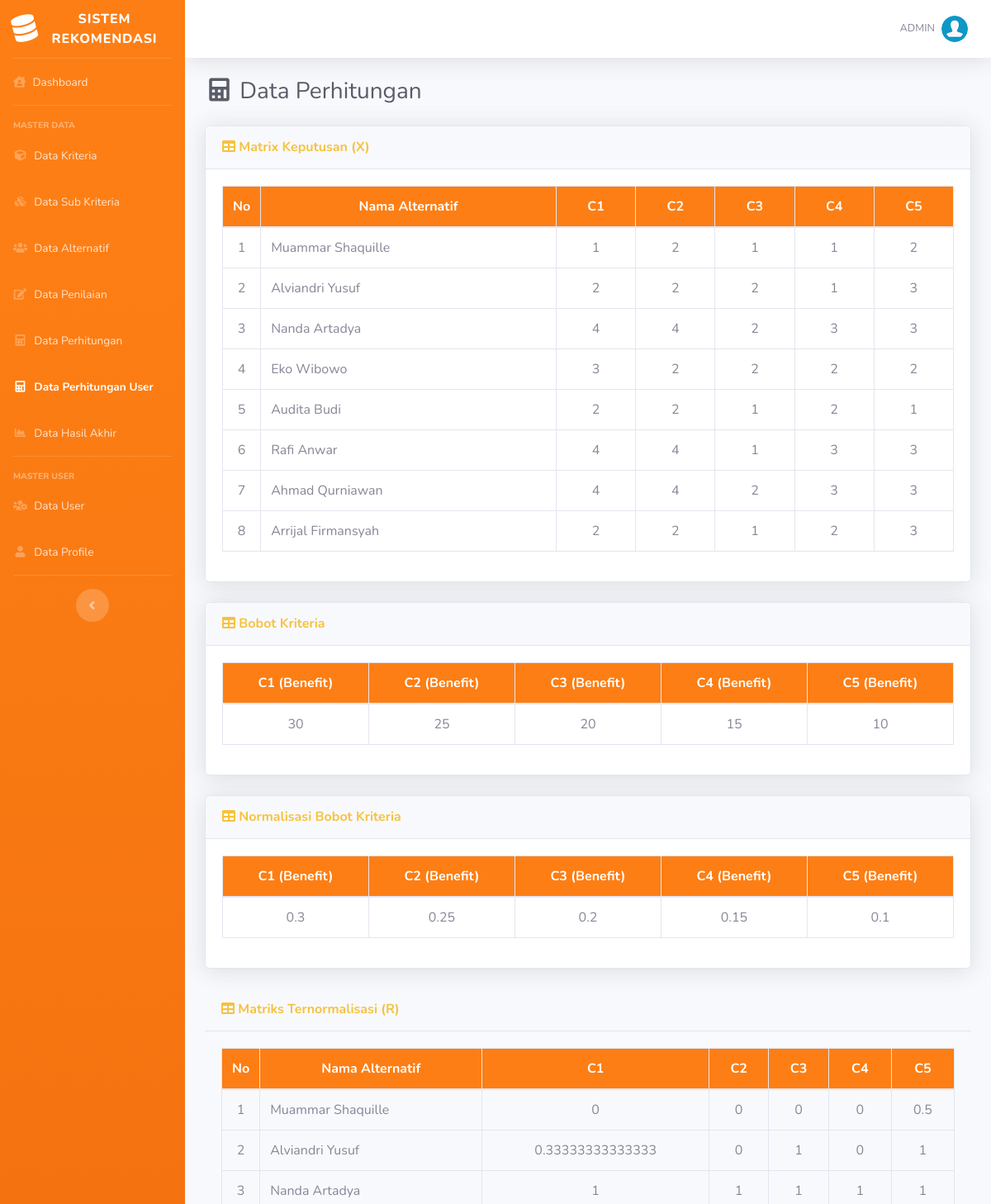
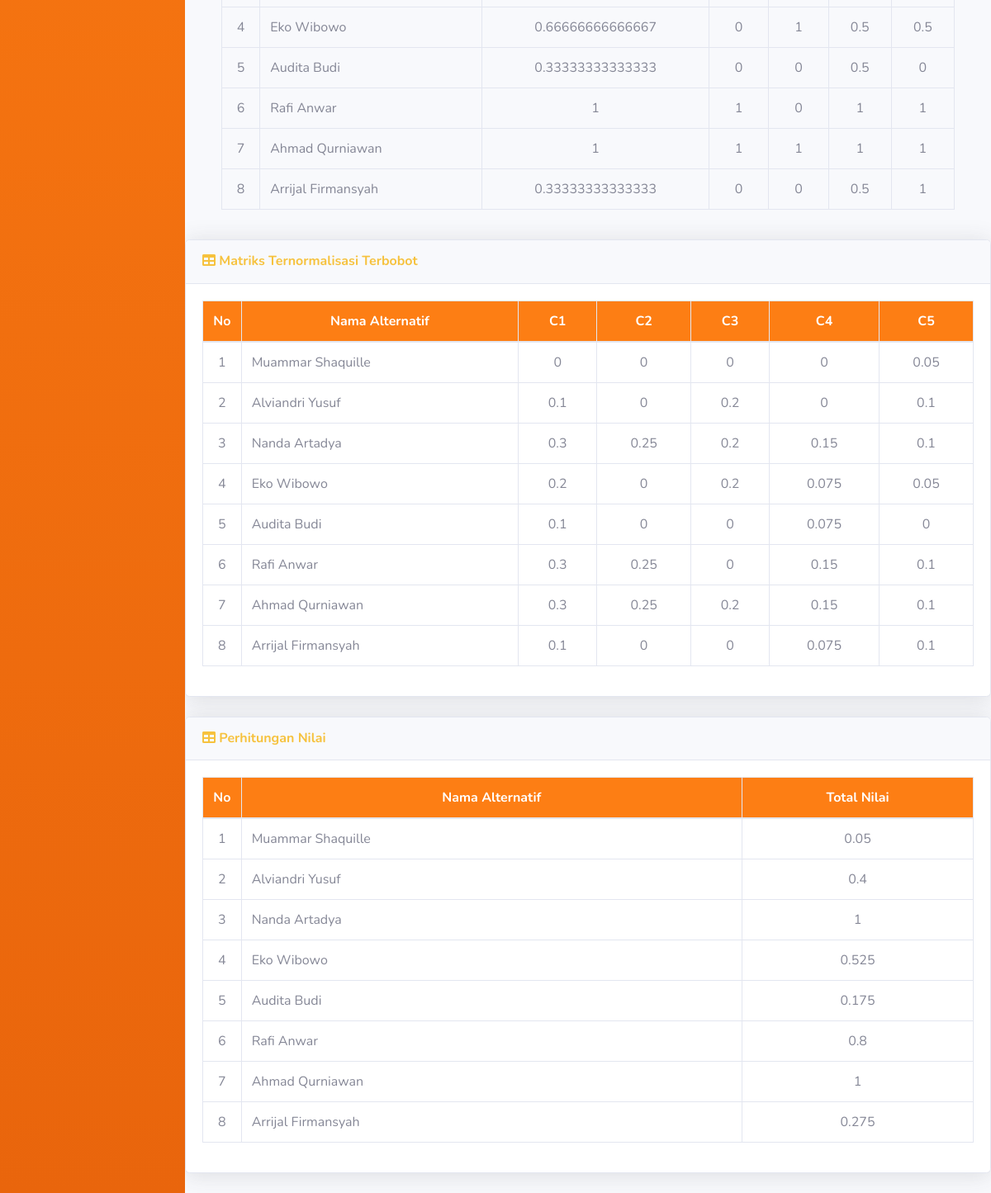
Page /perhitungan_user.php (signed in) on the committed database (2 pictures, top to bottom).
### tables this page shows
CREATE TABLE `kriteria` (
  `id_kriteria` int(11) NOT NULL,
  `kode_kriteria` varchar(10) NOT NULL,
  `nama` varchar(200) NOT NULL,
  `type` enum('Benefit','Cost') NOT NULL,
  `bobot` float NOT NULL,
  `ada_pilihan` tinyint(1) DEFAULT NULL
);

CREATE TABLE `alternatif_user` (
  `id_alternatif_user` int(11) NOT NULL,
  `nama` varchar(100) NOT NULL,
  `id_user` int(11) NOT NULL
);

### includes/functions.php (called while the page is built, shortened)
<?php
function get_role() {
    if (isset($_SESSION['user_id']) && isset($_SESSION['role'])) {
        if ($_SESSION['role'] == '1') {
            return 'admin';
        } else {
            return 'user';
        }
    } else {
        return false;
    }
}

### perhitungan_user.php (the view, shortened to what this page needs)
<?php
require_once('includes/init.php');
$user_role = get_role();
if ($user_role === 'admin' || $user_role === 'user') {
    require_once('template/header.php');
    mysqli_query($koneksi, "TRUNCATE TABLE hasil_user;");
$kriterias = array();
$q0 = mysqli_query($koneksi,"SELECT SUM(bobot) as total FROM kriteria");
$total_b = mysqli_fetch_array($q0);
$q1 = mysqli_query($koneksi,"SELECT * FROM kriteria ORDER BY kode_kriteria ASC");
while($krit = mysqli_fetch_array($q1)){
    $kriterias[$krit['id_kriteria']]['id_kriteria'] = $krit['id_kriteria'];
    $kriterias[$krit['id_kriteria']]['kode_kriteria'] = $krit['kode_kriteria'];
    $kriterias[$krit['id_kriteria']]['nama'] = $krit['nama'];
    $kriterias[$krit['id_kriteria']]['type'] = $krit['type'];
    $kriterias[$krit['id_kriteria']]['bobot'] = $krit['bobot'];
    $kriterias[$krit['id_kriteria']]['ada_pilihan'] = $krit['ada_pilihan'];
    $kriterias[$krit['id_kriteria']]['normalisasi'] = $krit['bobot']/$total_b['total'];
}
$alternatifs = array();
$q2 = mysqli_query($koneksi,"SELECT * FROM alternatif_user");
while($alt = mysqli_fetch_array($q2)){
    $alternatifs[$alt['id_alternatif_user']]['id_alternatif_user'] = $alt['id_alternatif_user'];
    $alternatifs[$alt['id_alternatif_user']]['nama'] = $alt['nama'];
}
$matriks_x = array();
foreach($kriterias as $kriteria):
    foreach($alternatifs as $alternatif):
        $id_alternatif_user = $alternatif['id_alternatif_user'];
        $id_kriteria = $kriteria['id_kriteria'];
        if($kriteria['ada_pilihan']==1){
            $q4 = mysqli_query($koneksi,"SELECT sub_kriteria.nilai FROM penilaian_user JOIN sub_kriteria WHERE penilaian_user.nilai=sub_kriteria.id_sub_kriteria AND penilaian_user.id_alternatif_user='$alternatif[id_alternatif_user]' AND penilaian_user.id_kriteria='$kriteria[id_kriteria]'");
            $data = mysqli_fetch_array($q4);
            $nilai = $data['nilai'];
        }else{
            $q4 = mysqli_query($koneksi,"SELECT nilai FROM penilaian_user WHERE id_alternatif_user='$alternatif[id_alternatif_user]' AND id_kriteria='$kriteria[id_kriteria]'");
            $data = mysqli_fetch_array($q4);
            $nilai = $data['nilai'];
        }
        $matriks_x[$id_kriteria][$id_alternatif_user] = $nilai;
    endforeach;
endforeach;
$nilai_u = array();
foreach ($kriterias as $kriteria):
    foreach ($alternatifs as $alternatif):
        $id_alternatif = $alternatif['id_alternatif_user'];
        $id_kriteria = $kriteria['id_kriteria'];
        $nilai = $matriks_x[$id_kriteria][$id_alternatif];
        $type_kriteria = $kriteria['type'];
        $nilai_max = @(max($matriks_x[$id_kriteria]));
        $nilai_min = @(min($matriks_x[$id_kriteria]));
        if ($nilai_max == $nilai_min) {
            $u = 0;
        } else {
            if ($type_kriteria == 'Benefit'):
                $u = ($nilai - $nilai_min) / ($nilai_max - $nilai_min);
            elseif ($type_kriteria == 'Cost'):
                $u = ($nilai_max - $nilai) / ($nilai_max - $nilai_min);
            endif;
        }
        $nilai_u[$id_kriteria][$id_alternatif] = $u;
    endforeach;
endforeach;
$nilai_ub = array();
foreach($kriterias as $kriteria):
    foreach($alternatifs as $alternatif):
        $id_alternatif_user = $alternatif['id_alternatif_user'];
        $id_kriteria = $kriteria['id_kriteria'];
        $u = $nilai_u[$id_kriteria][$id_alternatif_user];
        $normalisasi = $kriteria['normalisasi'];
        $nilai_ub[$id_kriteria][$id_alternatif_user] = $u*$normalisasi;
    endforeach;
endforeach;
$perhitungan = array();
foreach($alternatifs as $alternatif):
    $nilai_total = 0;
    foreach($kriterias as $kriteria):
        $normalisasi = $kriteria['normalisasi'];
        $id_alternatif_user = $alternatif['id_alternatif_user'];
        $id_kriteria = $kriteria['id_kriteria'];
        $u = $nilai_u[$id_kriteria][$id_alternatif_user];
        $nilai_total += $normalisasi * $u;
    endforeach;
    $perhitungan[$alternatif['id_alternatif_user']]['id_alternatif_user'] = $alternatif['id_alternatif_user'];
    $perhitungan[$alternatif['id_alternatif_user']]['nama'] = $alternatif['nama'];
    $perhitungan[$alternatif['id_alternatif_user']]['nilai'] = $nilai_total;
endforeach;
?>
<div class="d-sm-flex align-items-center justify-content-between mb-4">
    <h1 class="h3 mb-0 text-gray-800"><i class="fas fa-fw fa-calculator"></i> Data Perhitungan</h1>
</div>
<div class="card shadow mb-4">
    <div class="card-header py-3">
        <h6 class="m-0 font-weight-bold text-warning"><i class="fa fa-table"></i> Matrix Keputusan (X)</h6>
    </div>
    <div class="card-body">
        <div class="table-responsive">
            <table class="table table-bordered" width="100%" cellspacing="0">
                <thead class="bg-orange text-white">
                    <tr align="center">
                        <th width="5%" rowspan="2">No</th>
                        <th>Nama Alternatif</th>
                        <?php foreach ($kriterias as $kriteria): ?>
                            <th><?= $kriteria['kode_kriteria'] ?></th>
                        <?php endforeach ?>
                    </tr>
                </thead>
                <tbody>
                    <?php
                        $no=1;
                        foreach ($alternatifs as $alternatif): ?>
                    <tr align="center">
                        <td><?= $no; ?></td>
                        <td align="left"><?= $alternatif['nama'] ?></td>
                        <?php
                        foreach ($kriterias as $kriteria):
                            $id_alternatif_user = $alternatif['id_alternatif_user'];
                            $id_kriteria = $kriteria['id_kriteria'];
                            echo '<td>';
                            echo $matriks_x[$id_kriteria][$id_alternatif_user];
                            echo '</td>';
                        endforeach
                        ?>
                    </tr>
                    <?php
                        $no++;
                        endforeach
                    ?>
                </tbody>
            </table>
        </div>
    </div>
</div>
<div class="card shadow mb-4">
    <div class="card-header py-3">
        <h6 class="m-0 font-weight-bold text-warning"><i class="fa fa-table"></i> Bobot Kriteria</h6>
    </div>
    <div class="card-body">
		<div class="table-responsive">
			<table class="table table-bordered" width="100%" cellspacing="0">
				<thead class="bg-orange text-white">
					<tr align="center">
						<?php foreach ($kriterias as $kriteria): ?>
						<th><?= $kriteria['kode_kriteria'] ?> (<?= $kriteria['type'] ?>)</th>
						<?php endforeach ?>
					</tr>
				</thead>
				<tbody>
					<tr align="center">
						<?php
						foreach ($kriterias as $kriteria): ?>
						<td>
						<?php
						echo $kriteria['bobot'];
						?>
						</td>
						<?php endforeach ?>
					</tr>
				</tbody>
			</table>
		</div>
	</div>
</div>
<div class="card shadow mb-4">
    <div class="card-header py-3">
        <h6 class="m-0 font-weight-bold text-warning"><i class="fa fa-table"></i> Normalisasi Bobot Kriteria</h6>
    </div>
    <div class="card-body">
		<div class="table-responsive">
			<table class="table table-bordered" width="100%" cellspacing="0">
				<thead class="bg-orange text-white">
					<tr align="center">
						<?php foreach ($kriterias as $kriteria): ?>
						<th><?= $kriteria['kode_kriteria'] ?> (<?= $kriteria['type'] ?>)</th>
						<?php endforeach ?>
					</tr>
				</thead>
				<tbody>
					<tr align="center">
						<?php
						foreach ($kriterias as $kriteria): ?>
						<td>
						<?php
						echo $kriteria['normalisasi'];
						?>
						</td>
						<?php endforeach ?>
					</tr>
				</tbody>
			</table>
		</div>
	</div>
</div>
    <div class="card-header py-3">
        <h6 class="m-0 font-weight-bold text-warning"><i class="fa fa-table"></i> Matriks Ternormalisasi (R)</h6>
    </div>
    <div class="card-body">
		<div class="table-responsive">
			<table class="table table-bordered" width="100%" cellspacing="0">
				<thead class="bg-orange text-white">
					<tr align="center">
						<th width="5%" rowspan="2">No</th>
						<th>Nama Alternatif</th>
						<?php foreach ($kriterias as $kriteria): ?>
							<th><?= $kriteria['kode_kriteria'] ?></th>
						<?php endforeach ?>
					</tr>
				</thead>
				<tbody>
					<?php
						$no=1;
						foreach ($alternatifs as $alternatif): ?>
					<tr align="center">
						<td><?= $no; ?></td>
						<td align="left"><?= $alternatif['nama'] ?></td>
						<?php
						foreach($kriterias as $kriteria):
							$id_alternatif = $alternatif['id_alternatif_user'];
							$id_kriteria = $kriteria['id_kriteria'];
							echo '<td>';
							echo $nilai_u[$id_kriteria][$id_alternatif];
							echo '</td>';
						endforeach;
						?>
					</tr>
					<?php
						$no++;
						endforeach
					?>
				</tbody>
			</table>
		</div>
	</div>
</div>
<div class="card shadow mb-4">
    <div class="card-header py-3">
        <h6 class="m-0 font-weight-bold text-warning"><i class="fa fa-table"></i> Matriks Ternormalisasi Terbobot</h6>
    </div>
    <div class="card-body">
		<div class="table-responsive">
			<table class="table table-bordered" width="100%" cellspacing="0">
				<thead class="bg-orange text-white">
					<tr align="center">
						<th width="5%" rowspan="2">No</th>
						<th>Nama Alternatif</th>
						<?php foreach ($kriterias as $kriteria): ?>
							<th><?= $kriteria['kode_kriteria'] ?></th>
						<?php endforeach ?>
					</tr>
				</thead>
				<tbody>
					<?php
						$no=1;
						foreach ($alternatifs as $alternatif): ?>
					<tr align="center">
						<td><?= $no; ?></td>
						<td align="left"><?= $alternatif['nama'] ?></td>
						<?php
						foreach($kriterias as $kriteria):
							$id_alternatif = $alternatif['id_alternatif_user'];
							$id_kriteria = $kriteria['id_kriteria'];
							echo '<td>';
							echo $nilai_ub[$id_kriteria][$id_alternatif];
							echo '</td>';
						endforeach;
						?>
					</tr>
					<?php
						$no++;
						endforeach
					?>
				</tbody>
			</table>
		</div>
	</div>
</div>
<div class="card shadow mb-4">
    <div class="card-header py-3">
        <h6 class="m-0 font-weight-bold text-warning"><i class="fa fa-table"></i> Perhitungan Nilai</h6>
    </div>
    <div class="card-body">
        <div class="table-responsive">
            <table class="table table-bordered" width="100%" cellspacing="0">
                <thead class="bg-orange text-white">
                    <tr align="center">
                        <th width="5%">No</th>
                        <th>Nama Alternatif</th>
                        <th width="30%">Total Nilai</th>
                    </tr>
                </thead>
                <tbody>
                    <?php
                    $no=1;
                    foreach($perhitungan as $alternatif ): ?>
                        <tr align="center">
                            <td><?php echo $no; ?></td>
                            <td align="left"><?php echo $alternatif['nama']; ?></td>
                            <td><?php echo $alternatif['nilai']; ?></td>
                        </tr>
                    <?php
                    $no++;
                    endforeach; ?>
                </tbody>
            </table>
        </div>
    </div>
</div>
<?php
require_once('template/footer.php');
}
else {
    header('Location: login.php');
}
?>

### assets/css/style.css (style rules this page uses)
.bg-orange { background-color: #fd7e14 !important; }

### rows in the picture
kriteria: kode_kriteria "C1", id_kriteria.id_alternatif_user "1", id_kriteria.id_alternatif_user "2", id_kriteria.id_alternatif_user "4", id_kriteria.id_alternatif_user "3", type "Benefit", bobot "30", normalisasi "0.3", id_kriteria.id_alternatif_user "0", id_kriteria.id_alternatif_user "0.33333333333333", id_kriteria.id_alternatif_user "0.66666666666667", id_kriteria.id_alternatif_user "0.1", id_kriteria.id_alternatif_user "0.3", id_kriteria.id_alternatif_user "0.2"
kriteria: kode_kriteria "C2", id_alternatif_user "2", id_kriteria.id_alternatif_user "4", type "Benefit", bobot "25", normalisasi "0.25", id_kriteria.id_alternatif_user "0", id_kriteria.id_alternatif_user "1", id_kriteria.id_alternatif_user "0.25"
kriteria: kode_kriteria "C3", id_kriteria.id_alternatif_user "1", id_kriteria.id_alternatif_user "2", type "Benefit", bobot "20", normalisasi "0.2", id_kriteria.id_alternatif_user "0", id_kriteria.id_alternatif_user "0.2"
kriteria: kode_kriteria "C4", id_kriteria.id_alternatif_user "1", id_kriteria.id_alternatif_user "3", id_kriteria.id_alternatif_user "2", type "Benefit", bobot "15", normalisasi "0.15", id_kriteria.id_alternatif_user "0", id_kriteria.id_alternatif_user "0.5", id_kriteria.id_alternatif_user "0.15", id_kriteria.id_alternatif_user "0.075"
kriteria: kode_kriteria "C5", id_kriteria.id_alternatif_user "2", id_kriteria.id_alternatif_user "3", id_kriteria.id_alternatif_user "1", type "Benefit", bobot "10", normalisasi "0.1", id_kriteria.id_alternatif_user "0.5", id_kriteria.id_alternatif_user "0", id_kriteria.id_alternatif_user "0.05", id_kriteria.id_alternatif_user "0.1"
alternatif_user: nama "Muammar Shaquille", nilai "0.05"
alternatif_user: nama "Alviandri Yusuf", nilai "0.4"
alternatif_user: nama "Nanda Artadya", nilai "1"
alternatif_user: nama "Eko Wibowo", nilai "0.525"
alternatif_user: nama "Audita Budi", nilai "0.175"
alternatif_user: nama "Rafi Anwar", nilai "0.8"
alternatif_user: nama "Ahmad Qurniawan", nilai "1"
alternatif_user: nama "Arrijal Firmansyah", nilai "0.275"

### other values in the picture
$_SESSION['username'] "ADMIN"
